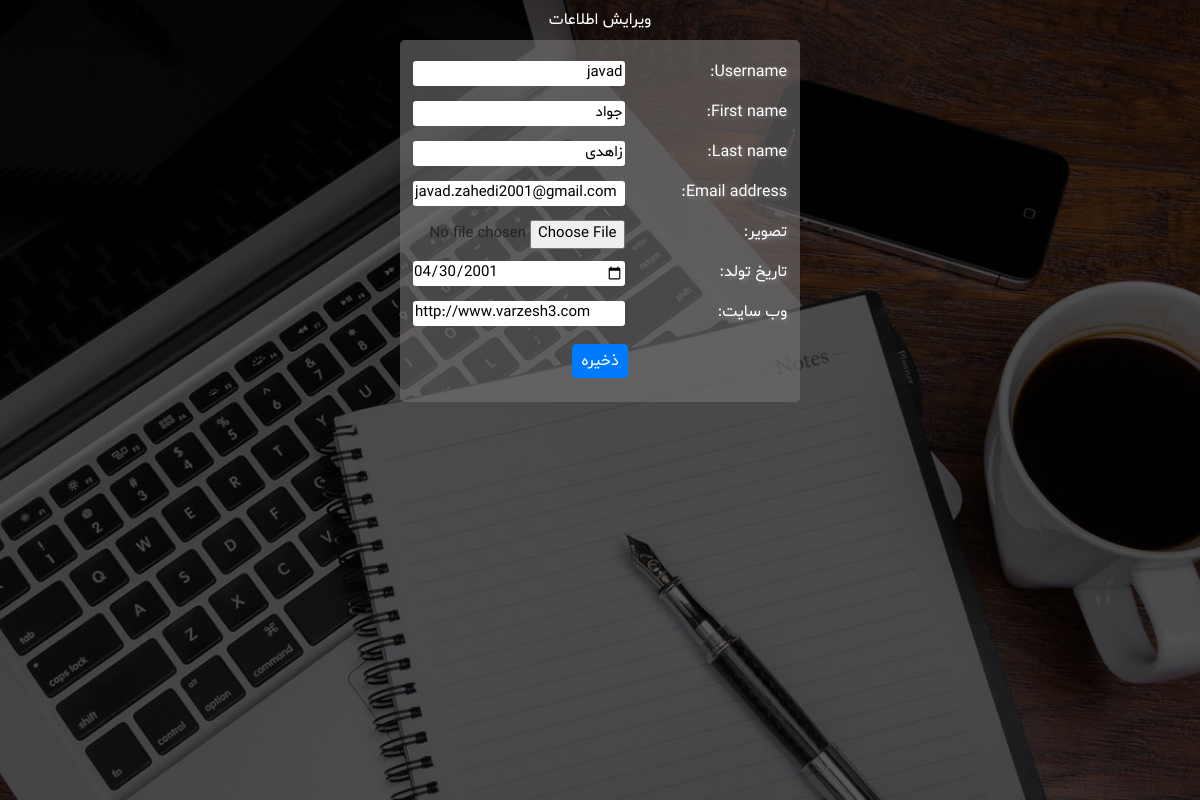
The app's page /edit-profile/ (signed in), older data.
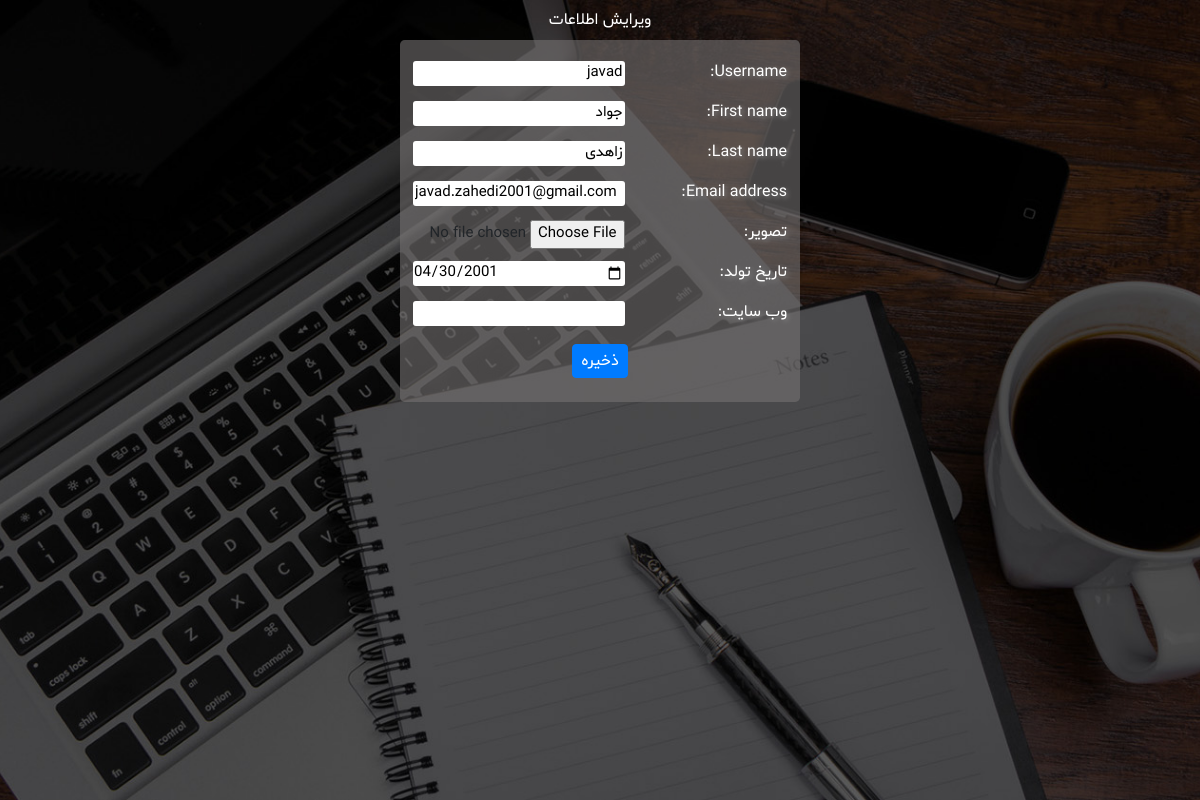
The same page, newer data.
### URLshortener/models.py (models this page shows, shortened)
class UserProfile(models.Model):
    photo = models.ImageField(upload_to='profile_images', blank=True, verbose_name='تصویر')
    birth_date = models.DateField(null=True, blank=True, verbose_name='تاریخ تولد')
    website = models.URLField(null=True, blank=True, verbose_name='وب سایت')
    user = models.OneToOneField(User, on_delete=models.CASCADE, related_name='profile')
    def birth_date_jalali(self):
        return date_to_jalali_str(self.birth_date) if self.birth_date else 'ثبت نشده'
    birth_date_jalali.short_description = 'تاریخ تولد'
    class Meta:
        verbose_name = 'پروفایل'
        verbose_name_plural = 'پروفایل ها'

### URLshortener/views.py (the view, shortened to what this page needs)
# urls.py: path('edit-profile/', views.EditProfileView.as_view(), name='edit-profile'),
class EditProfileView(LoginRequiredMixin, View):
    template_name = 'URLshortener/edit_profile.html'
    def get_context_data(self):
        context = {
            'user_form': UserForm(self.request.POST or None, instance=self.request.user),
            'profile_form': UserProfileForm(self.request.POST or None,
                self.request.FILES or None, instance=self.request.user.profile),
        }
        return context
    def get(self, request):
        return render(request, self.template_name, self.get_context_data())

### URLshortener/forms.py
class UserForm(forms.ModelForm):
    class Meta:
        model = User
        fields = ['username', 'first_name', 'last_name', 'email']

class UserProfileForm(forms.ModelForm):
    class Meta:
        model = UserProfile
        fields = ['photo', 'birth_date', 'website']
        widgets = {
            'birth_date': forms.DateInput(attrs={'type':'date'}),
            'photo': forms.FileInput,
        }

### templates/URLshortener/edit_profile.html (shortened to what this page needs)
{% extends 'URLshortener/base_form.html' %}
{% block form_title %} ویرایش اطلاعات {% endblock %}
{% block form_body %}
    <form id='edit-profile' class='mx-auto p-2' method='post'
        action="{% url 'URLshortener:edit-profile' %}" enctype="multipart/form-data">
        {% for field in user_form.visible_fields %}
            <div class='row p-1'>
                <div class='col-sm-5 text-right px-2'>{{ field.label_tag }}</div>
                <div class='col-sm-7 text-center px-2'>{{ field }}</div>
            </div>
        {% endfor %}
        {% for field in profile_form.visible_fields %}
            <div class='row p-1'>
                <div class='col-sm-5 text-right px-2'>{{ field.label_tag }}</div>
                <div class='col-sm-7 text-center px-2'>{{ field }}</div>
            </div>
        {% endfor %}
        <div class='text-center p-2'>
            <button id='submit' type='submit' class='btn btn-primary py-1 px-2'>ذخیره</button>
        </div>
    </form>
{% endblock %}

Row changes from the older to the newer data that the page shows:
changed UserProfile: website "http://www.varzesh3.com" → (not shown)
